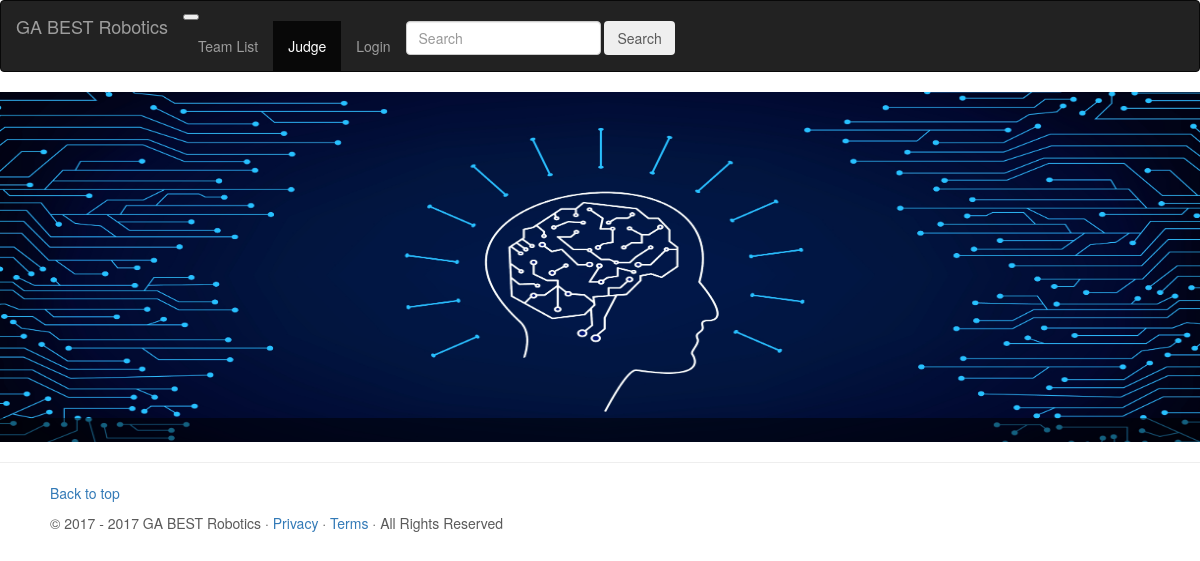
Page /judge.php on the earlier database version.
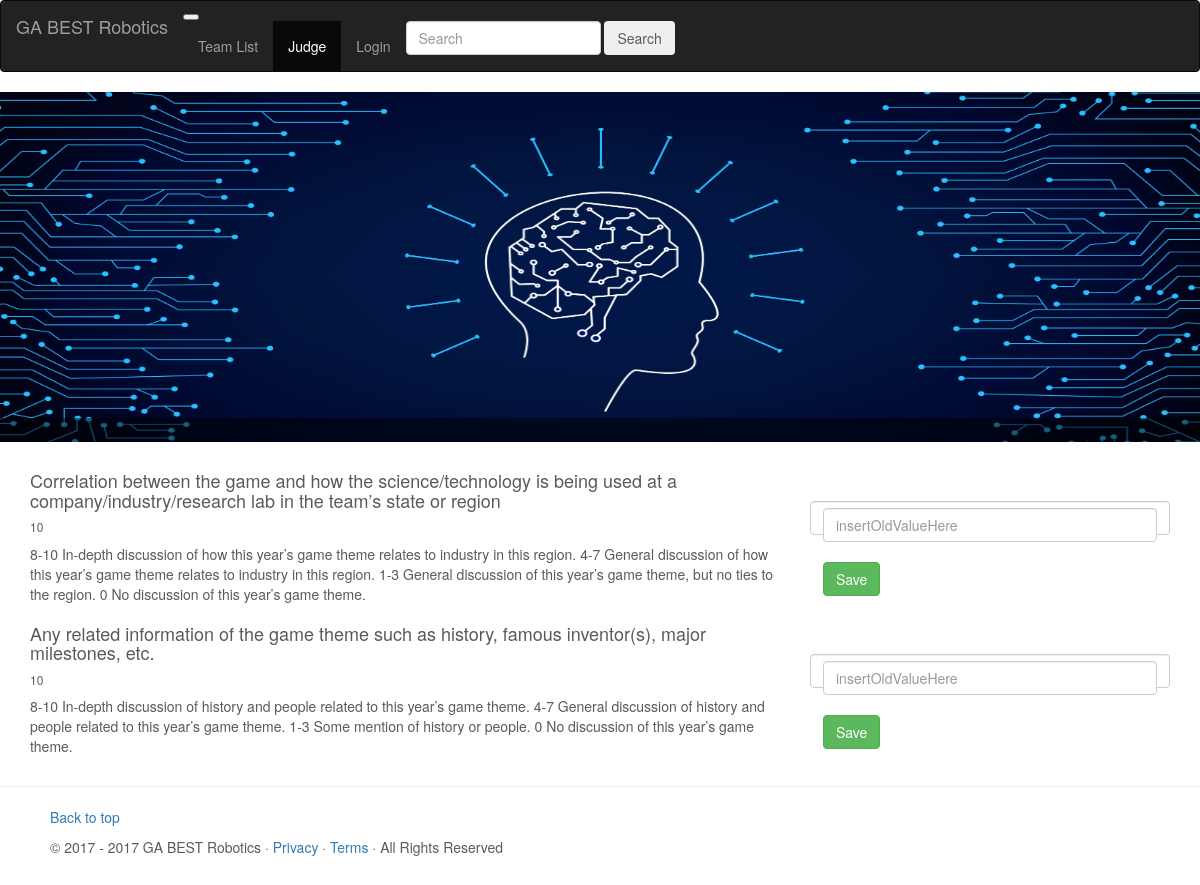
Same page on the later database version.
### tables this page shows
CREATE TABLE `rubric_descriptor` (
  `id` int(55) NOT NULL,
  `rubric_identifier` int(55) NOT NULL,
  `static_point_value` double NOT NULL,
  `descriptor` text NOT NULL,
  `score_sheet` enum('Notebook','Marketing','Exhibit_and_interview','Spirit_and_sportsmanship','Robot') NOT NULL,
  `descriptor_title` text NOT NULL
);

### libs/common_functions.php (called while the page is built, shortened)
<?php
function isLoggedIn()
{
    return isset($_SESSION['email']);
}

### judge.php (the view, shortened to what this page needs)
<?php
$pageDetails = "JUDGE";
include('libs/login.php');
include(D_TEMPLATE . '/header.php');
?>
<div id="banner" class="baseHeader">
    <h1 class="page_title"><?php echo $page['header']; ?></h1>
    <img src="/images/home_page_images/AAEAAQAAAAAAAAkDAAAAJGVmMWZiZmFkLTMwMDQtNDUzMy1iMmRjLTY2ZjE0ZTI0ZjQxOQ.jpg"
         alt="">
</div>
<?php
global $DB;
$q = $DB->query('SELECT * FROM rubric_descriptor');
while($r = $q->fetch()){
    ?>
<section>
    <div class="container py-3">
        <div class="card">
            <div class="row ">
                <div class="col-md-8 px-3">
                    <div class="card-block px-3">
                        <h4 class="card-title"><?php echo $r['descriptor_title']; ?></h4>
                        <h6 class="card-title"><?php echo $r['static_point_value']; ?></h6>
                        <p class="card-text"><?php echo $r['descriptor']; ?></p>
                    </div>
                </div>
                <div class="col-md-4 px-3">
                    <br/>
                    <br/>
                    <form class="form-control" method="post" action="judge.php">
                        <input type="text" class="form-control" placeholder="insertOldValueHere">
                        <br/>
                        <button type="submit" class="btn btn-success">Save</button>
                    </form>
                </div>
            </div>
        </div>
    </div>
</section>
<?php
}
?>
<?php
include(D_TEMPLATE . '/footer.php');
?>

### template/header.php (shortened to what this page needs)
<!DOCTYPE HTML>
<HTML>
<head>
    <link href="../node_modules/bootstrap/dist/css/bootstrap.min.css" rel="stylesheet">
    <link href="../node_modules/font-awesome/css/font-awesome.min.css" rel="stylesheet">
    <link href="../css/default.css" rel="stylesheet">
</head>
<body>
<nav class="navbar navbar-toggleable-md navbar-inverse fixed-top bg-inverse" role="navigation">
    <button class="navbar-toggler navbar-toggler-right" type="button" data-toggle="collapse"
            data-target="#navbarCollapse" aria-controls="navbarCollapse" aria-expanded="false"
            aria-label="Toggle navigation">
    </button>
    <a class="navbar-brand" href="/">GA BEST Robotics</a>
    <div class="collapse navbar-collapse" id="navbarCollapse">
        <ul class="nav navbar-nav mr-auto">
            <li class="nav-item <?php if ($pageDetails == "TEAMS"){echo 'active';} ?>">
                <a class="nav-link" href="/team_list.php">Team List</a>
            </li>
            <li class="nav-item <?php if ($pageDetails == "JUDGE"){echo 'active';} ?>">
                <a class="nav-link" href="/judge.php">Judge</a>
            </li>
        </ul>
        <ul class="nav navbar-nav">
            <?php
            if (isLoggedIn()) {
                if ($debug == 1) {
                    echo '<li class="nav-item">';
                    echo '<buton id="btn-debug" class="btn btn-default nav-link"><i class="fa fa-bug"></i></buton>';
                    echo '</li>';
                }
                echo '<li class="nav-item dropdown">';
                echo '<a class="nav-link dropdown-toggle" href="#" data-toggle="dropdown" role="button" id="dropdown01"
                               aria-haspopup="true" aria-expanded="false">' . $user['fullname_reverse'] . '</a>';
                echo '<div class="dropdown-menu" aria-labelledby="dropdown01">';
                echo '<a class="dropdown-item" href="/profile.php">Profile</a>';
                echo '<a class="dropdown-item" href="#">Messages</a>';
                echo '<a class="dropdown-item" href="/login.php">Login (Test)</a>';
                echo '<a class="dropdown-item" href="/dashboard/index.php">Admin Dashboard</a>';
                echo '<a class="dropdown-item" href="/account.php">Account Settings</a>';
                echo '<a class="dropdown-item" href="/logout.php">Logout</a>';
                echo '</div>';
                echo '</li>';
            } else {
                echo '<li class="nav-item pull-right"><a class="nav-link" href="../login.php">Login</a></li>';
            }
            ?>
        </ul>
        <form class="form-inline mt-2 mt-md-0">
            <input class="form-control mr-sm-2" type="text" placeholder="Search">
            <button class="btn btn-outline-success my-2 my-sm-0" type="submit">Search</button>
        </form>
    </div>
</nav>

### template/footer.php (shortened to what this page needs)
<hr class="featurette-divider">
<footer class="footer">
    <p class="float-right"><a href="#">Back to top</a></p>
    <p>&copy; 2017 - <?php echo date("Y"); ?>  GA BEST Robotics &middot; <a href="#">Privacy</a> &middot; <a
                href="#">Terms</a> &middot; All Rights Reserved</p>
</footer>
</body>
</html>

### css/default.css (style rules this page uses)
body { padding-bottom: 40px; color: #5a5a5a; }
.baseHeader { height: 18rem; margin-top: 10%; margin-bottom: 60px; background-color: #777; }
#banner { width: 100%; position: relative; margin-bottom: 1.875rem; }
#banner .page_title { position: absolute; padding-left: 10%; padding-top: 1%; padding-bottom: 1%; bottom: 0; z-index: 1; color: #fff; font-size: 3rem; width: 100%; background: rgba(0, 0, 0, 0.5); margin: 0; }
#banner img { height: 18rem; width: 100%; }
@media (min-width: 768px) { .baseHeader { height: 35rem; margin-top: 1%; margin-bottom: 60px; background-color: #777; } }
@media (min-width: 768px) { #banner { width: 100%; position: relative; margin-bottom: 1.875rem; } }
@media (min-width: 768px) { #banner .page_title { position: absolute; padding-left: 10%; padding-top: 1%; padding-bottom: 1%; bottom: 0; z-index: 1; color: #fff; font-size: 7rem; width: 100%; background: rgba(0, 0, 0, 0.5); margin: 0; } }
@media (min-width: 768px) { #banner img { height: 35rem; width: 100%; } }
.footer { margin-left: 5rem; margin-right: 5rem; }

Differences in the rows shown:
added rubric_descriptor: descriptor_title "Correlation between the game and how the science/technology is being used at a company/industry/research lab in the team’s state or region", static_point_value "10", descriptor "8-10 In-depth discussion of how this year’s game theme relates to industry in this region. 4-7 General discussion of how this year’s game theme relates to industry in this region. 1-3 General discussion of this year’s game theme, but no ties to the region. 0 No discussion of this year’s game theme."
added rubric_descriptor: descriptor_title "Any related information of the game theme such as history, famous inventor(s), major milestones, etc.", static_point_value "10", descriptor "8-10 In-depth discussion of history and people related to this year’s game theme. 4-7 General discussion of history and people related to this year’s game theme. 1-3 Some mention of history or people. 0 No discussion of this year’s game theme."
